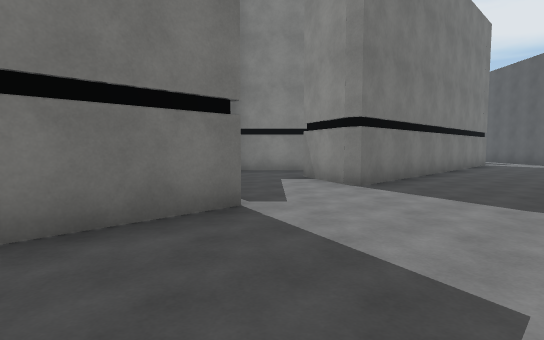
View 1 (above)

24 first-person views from a walk through a 3-D level made in the Unity game engine. The camera is 1.4 m above the floor, tilts 4° down and sees 80° across. The floor is counted in squares, 2 m on a side. Each view is taken from the middle of a square. On the plan, view 1 faces up. The plan holds only what a view shows up to about 10 squares ahead; the rest is blank. The place goes on beyond the plan. Surface patterns are stand-ins for the level's own textures.

View 2
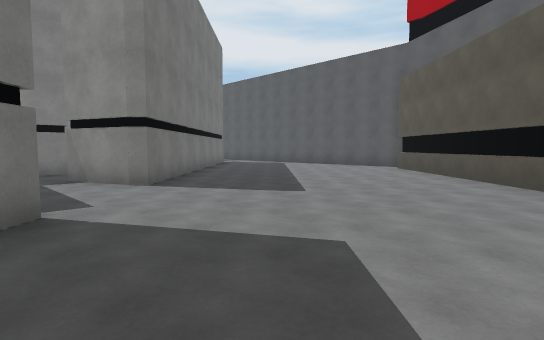

View 3
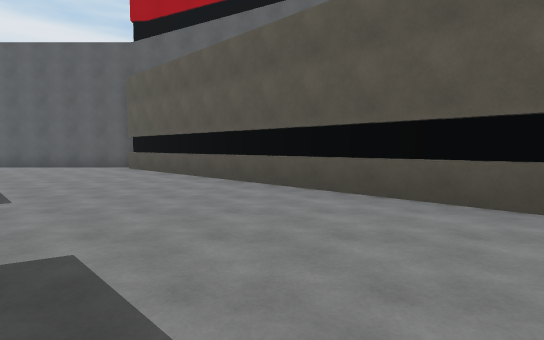

View 4
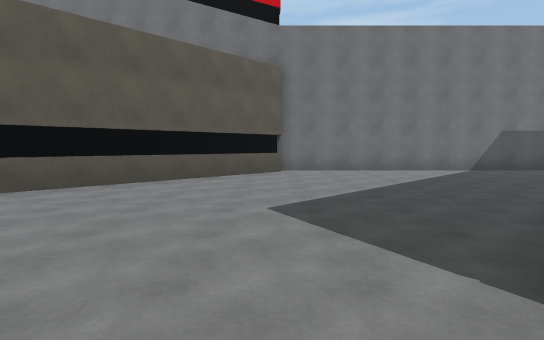

View 5
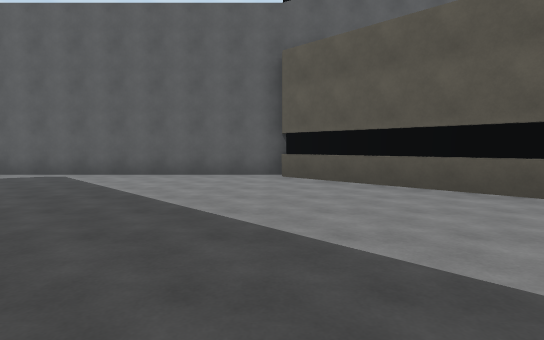

View 6
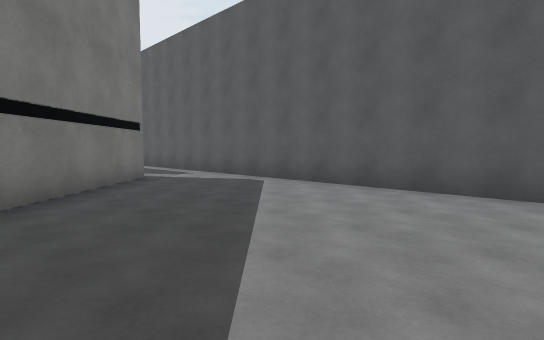

View 7
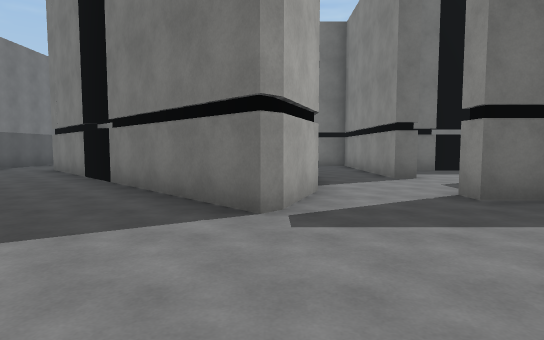

View 8
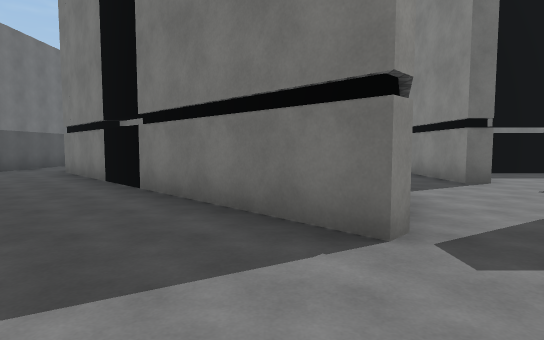

View 9
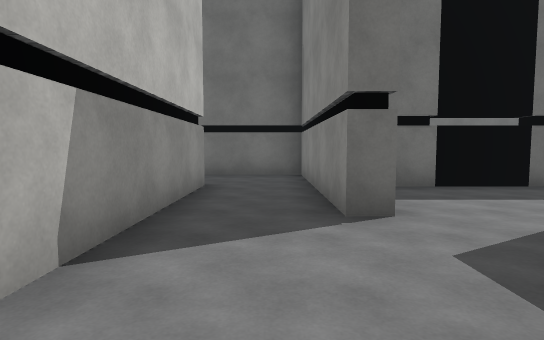

View 10
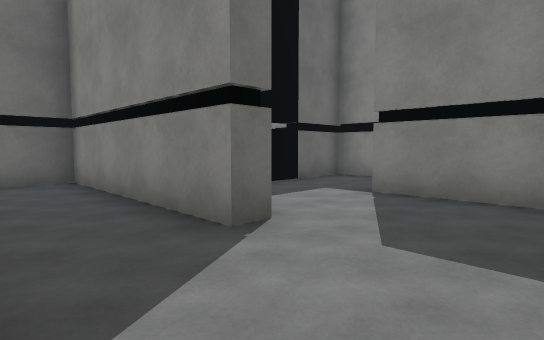

View 11
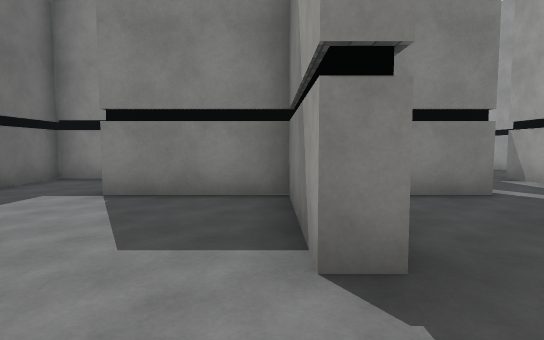

View 12
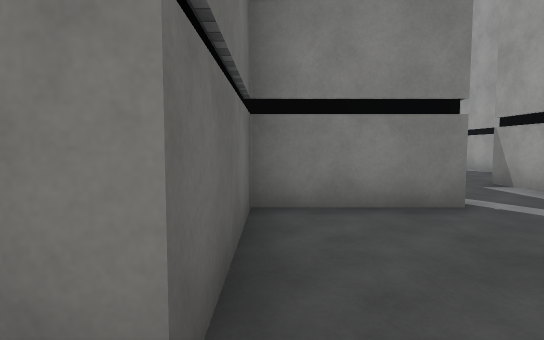

View 13
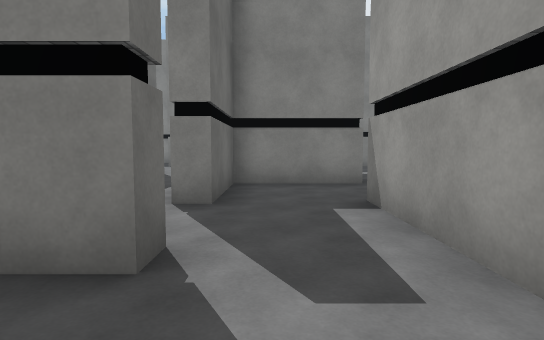

View 14
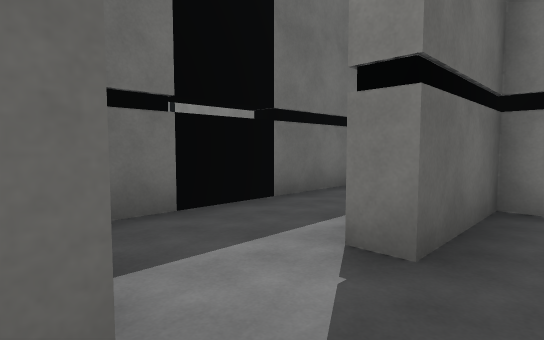

View 15
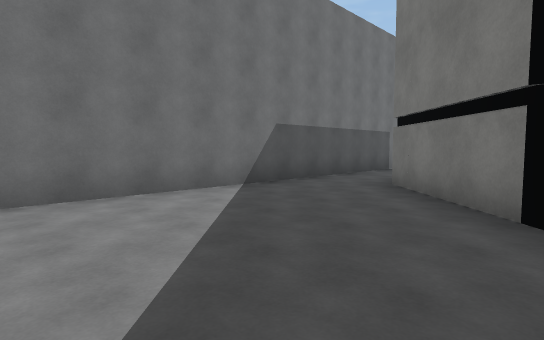

View 16
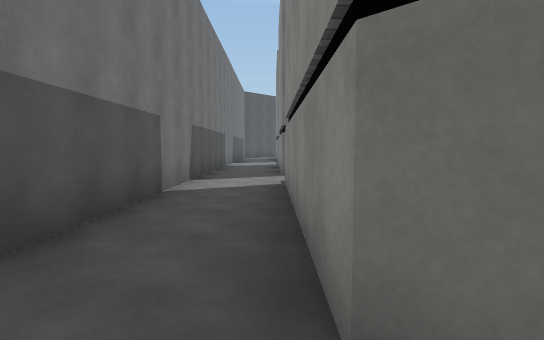

View 17
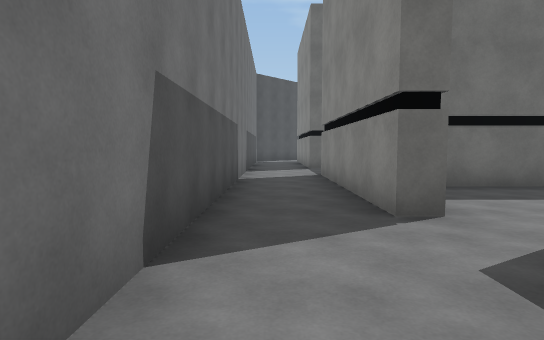

View 18
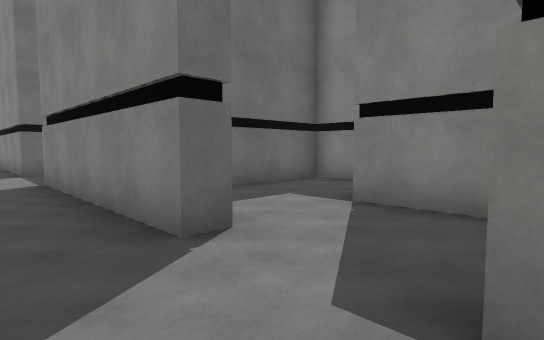

View 19
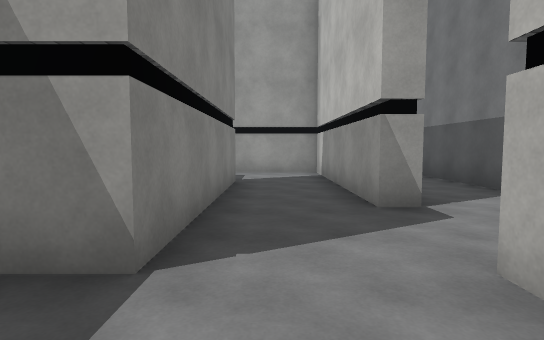

View 20
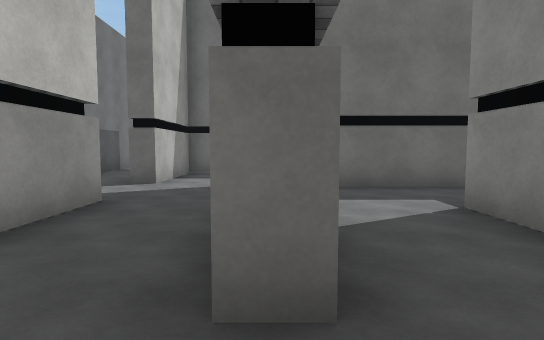

View 21
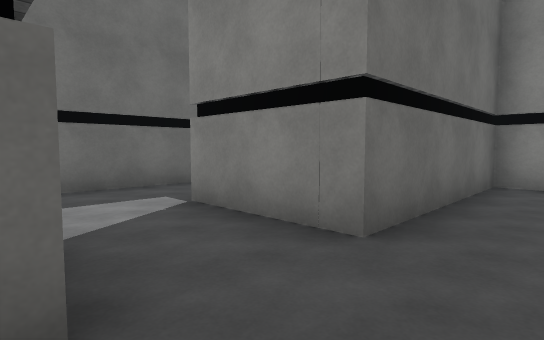

View 22
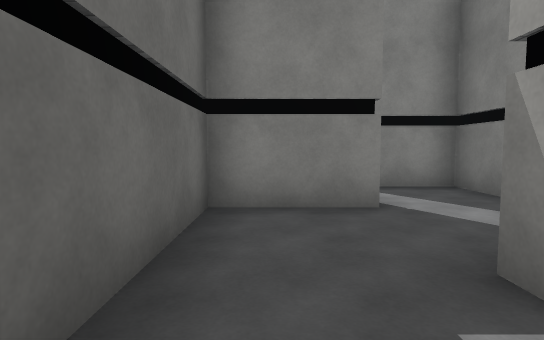

View 23
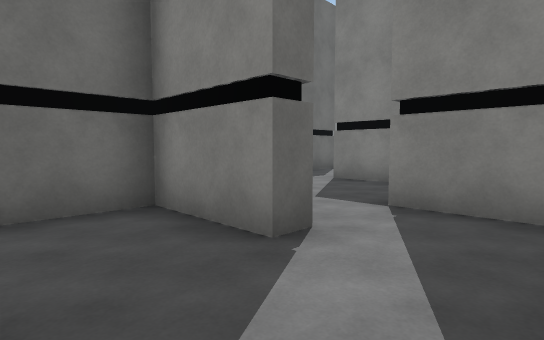

View 24
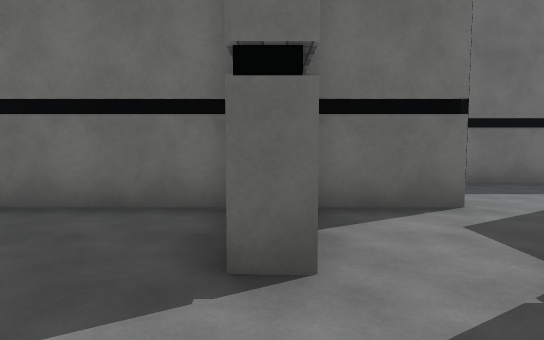

### Floor plan
Ten units are one square. View 1 is at (0, 0); x grows to the right and y downward. Boxes are objects, and circles mark ways between rooms. Rooms are numbered by the first view taken in them; rooms with no view inside come last. Other rooms are left out.
<svg viewBox="-255 -147 363 199">
<path fill="none" stroke="#000" d="M-22 -48 -6 -41 -4 -39 -70 27 -122 27M14 -61 7 -79M7 44 98 -48M68 -16 92 -40M103 -46 103 -125M-142 22 -142 27 -192 27M83 -126 16 -58M-209 47 9 47M-218 22 -218 27 -250 27M-43 -74 -43 -68M-12 -68 -17 -68 -17 -97 -45 -97M-44 -48 -22 -48M-67 -105 -67 -81M33 -94 33 -106M13 -102 13 -97M-122 27 -122 22 -70 22 -70 0M-93 -4 -93 2 -142 2 -142 -5M-156 -23 -167 -23 -167 22 -142 22M-137 -26 -137 -11M-117 -54 -117 -48 -137 -48 -137 -26M-69 -48 -44 -48M-43 -68 -93 -68 -93 -45M-137 -74 -137 -55M-97 -55 -97 -68 -119 -68M-93 -23 -119 -23M13 -120 8 -120M33 -106 33 -122M13 -97 -12 -97 -12 -68M39 -142 13 -142 13 -120"/>
<circle cx="-10" cy="-55" r="3" fill="#2a7"/>
<circle cx="-135" cy="30" r="3" fill="#2a7"/>
<circle cx="0" cy="-70" r="3" fill="#2a7"/>
<circle cx="-55" cy="-55" r="3" fill="#2a7"/>
<circle cx="25" cy="-100" r="3" fill="#2a7"/>
<circle cx="10" cy="-85" r="3" fill="#2a7"/>
<circle cx="-85" cy="0" r="3" fill="#2a7"/>
<circle cx="-125" cy="-20" r="3" fill="#2a7"/>
<circle cx="-105" cy="-10" r="3" fill="#2a7"/>
<circle cx="-105" cy="-50" r="3" fill="#2a7"/>
<circle cx="25" cy="-120" r="3" fill="#2a7"/>
<text x="-10" y="-20">1</text>
<text x="-40" y="-80">2</text>
<text x="20" y="-90">3</text>
<text x="-120" y="10">4</text>
<text x="-130" y="-20">5</text>
<text x="-110" y="-40">6</text>
<text x="-70" y="-60">7</text>
<text x="-120" y="-60">8</text>
<text x="-90" y="-10">9</text>
<text x="20" y="-110">10</text>
<text x="0" y="-90">11</text>
<text x="30" y="-130">12</text>
</svg>
Room 1 opens to room 2. Room 1 opens to room 4. Room 1 opens to room 11. Room 2 opens to room 7. Room 3 opens to room 10. Room 3 opens to room 11. Room 4 opens to room 9. Room 5 opens to room 6. Room 5 opens to room 9. Room 6 opens to room 8. Room 10 opens to room 12.

Where each view was taken, in squares from view 1:
view 1: 0 up, 0 right, facing up
view 2: 0 up, 1 left, facing up-right
view 3: 0 up, 1 left, facing right
view 4: 5 up, 1 right, facing down
view 5: 5 up, 2 right, facing right
view 6: 5 up, 5 right, facing up-right
view 7: 4 up, 3 right, facing left
view 8: 3 up, 2 right, facing left
view 9: 6 up, 1 left, facing left
view 10: 5 up, 2 left, facing up-left
view 11: 5 up, 2 left, facing up
view 12: 6 up, 1 left, facing up
view 13: 8 up, 2 right, facing up
view 14: 10 up, 2 right, facing up-left
view 15: 0 up, 1 left, facing down-left
view 16: 3 down, 6 left, facing left
view 17: 4 down, 11 left, facing left
view 18: 4 down, 12 left, facing up-left
view 19: 1 down, 16 left, facing right
view 20: 0 up, 8 left, facing left
view 21: 0 up, 8 left, facing up-left
view 22: 1 up, 13 left, facing up
view 23: 3 up, 10 left, facing up-left
view 24: 5 up, 10 left, facing left
